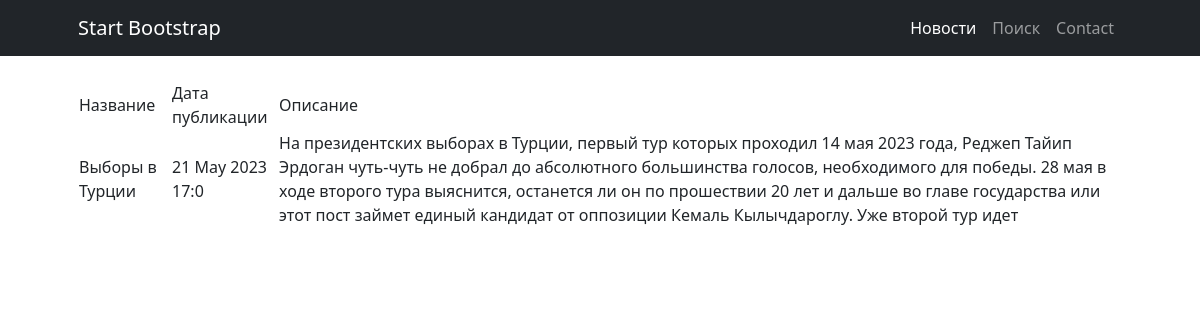
The page /news/89 on the database its author committed.
### news/models.py (models this page shows, shortened)
class News(models.Model):
    name = models.CharField(
        max_length=50,
        unique=True, # названия новостей не должны повторяться
    )
    description = models.TextField()
    category = models.ForeignKey(
        to='Category',
        on_delete=models.CASCADE,
        related_name='news', # все новости в категории будут доступны через поле news
    )
    time_creation = models.DateTimeField(auto_now_add = True)

### news/views.py (the view)
# urls.py: path('<int:pk>', NewsDetail.as_view(), name='new'),
class NewsDetail(DetailView):
    model = News # модель всё та же, но мы хотим получать детали конкретной отдельной новости
    template_name = 'new.html' # название шаблона будет new.html
    context_object_name = 'new' # название объекта
    queryset = News.objects.all()
    def get_object(self, *args, **kwargs): # переопределяем метод получения объекта
        obj = cache.get(f'new-{self.kwargs["pk"]}', None) # кэш очень похож на словарь, и метод get действует также. Он забирает значение по ключу, если его нет, то забирает None.
        if not obj:
            obj = super().get_object(queryset=self.queryset)
            cache.set(f'new-{self.kwargs["pk"]}', obj)
        return obj

### templatetags/custom_filters.py (called while the page is built)
@register.filter(name='filter_message')
def filter_message(message: str):
    variants = ['мудаков', 'твари', 'козлы', 'лошара', 'ублюдок', 'дичь'] # непристойные выражения
    ln = len(variants)
    filtred_message = ''
    string = ''
    string2 = ''
    pattern = ' ' # чем заменять непристойные выражения
    for i in message:
        string += i
        string2 = string.lower()
        flag = 0
        for j in variants:
            if not string2 in j:
                flag += 1
            if string2 == j:
                filtred_message += pattern
                flag -= 1
                string = ''
        if flag == ln:
            filtred_message += string
            string = ''
    if string2 != '' and string2 not in variants:
        filtred_message += string
    elif string2 != '':
        filtred_message += pattern
    return filtred_message

### templates/new.html (shortened to what this page needs)
{% extends 'flatpages/default.html' %}
{% load custom_filters %}
{% block content %}
<table>
    <tr>
        <td>
            Название
        </td>
        <td>
            Дата публикации
        </td>
        <td>
            Описание
        </td>
    </tr>
    <tr>
        <td>
            {{ new.name|filter_message }}
        </td>
        <td>
            {{ new.time_creation|date:'d M Y H:I'}}
        </td>
        <td>
            {{ new.description|filter_message }}
        </td>
    </tr>
</table>
{% endblock content %}

### rows shown on the page
News: name|filter_message "Выборы в Турции", time_creation "21 May 2023 17:0", description|filter_message "На президентских выборах в Турции, первый тур которых проходил 14 мая 2023 года, Реджеп Тайип Эрдоган чуть-чуть не добрал до абсолютного большинства голосов, необходимого для победы. 28 мая в ходе второго тура выяснится, останется ли он по прошествии 20 лет и дальше во главе государства или этот пост займет единый кандидат от оппозиции Кемаль Кылычдароглу. Уже второй тур идет"
